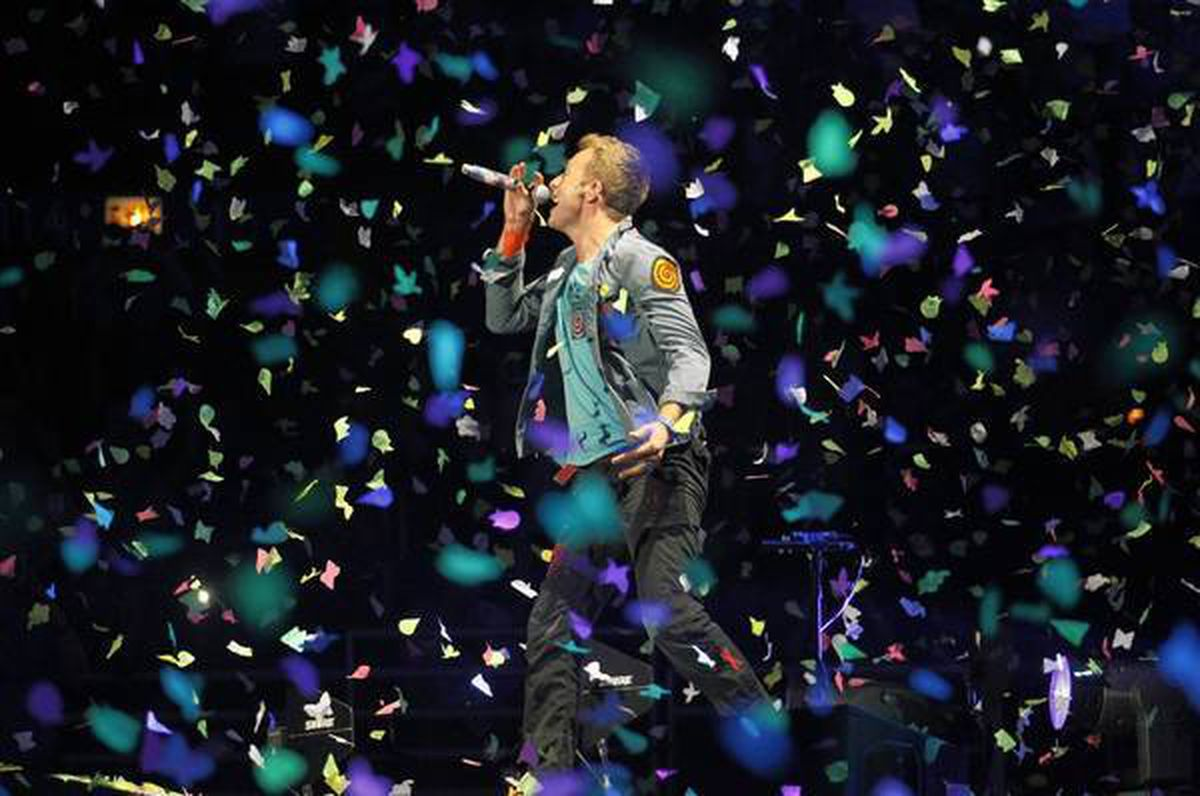
#> input picture coldplay.jpg, 1200 x 796 px
$ python fourier_transformation.py
#> lines starting #> are read from the running program, lines starting #| are printed output that depends on the picture
import cv2
import numpy as np
from matplotlib import pyplot as plt

#fourier transform using openCV
img = cv2.imread('coldplay.jpg',cv2.IMREAD_GRAYSCALE)
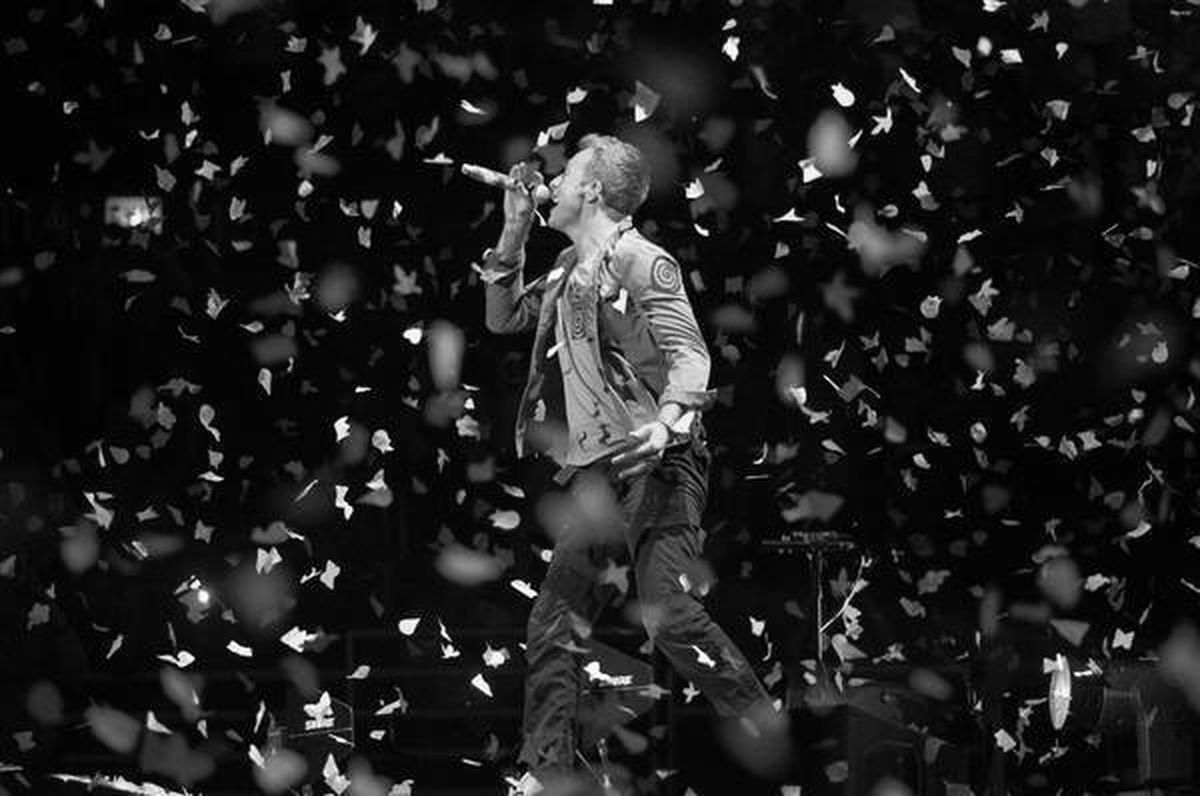
#> img: shape (796, 1200); min 0, max 255, mean 30.7

dft = cv2.dft(np.float32(img),flags = cv2.DFT_COMPLEX_OUTPUT)
dft_shift = np.fft.fftshift(dft)
magnitude_spectrum = 20*np.log(cv2.magnitude(dft_shift[:,:,0],dft_shift[:,:,1]))
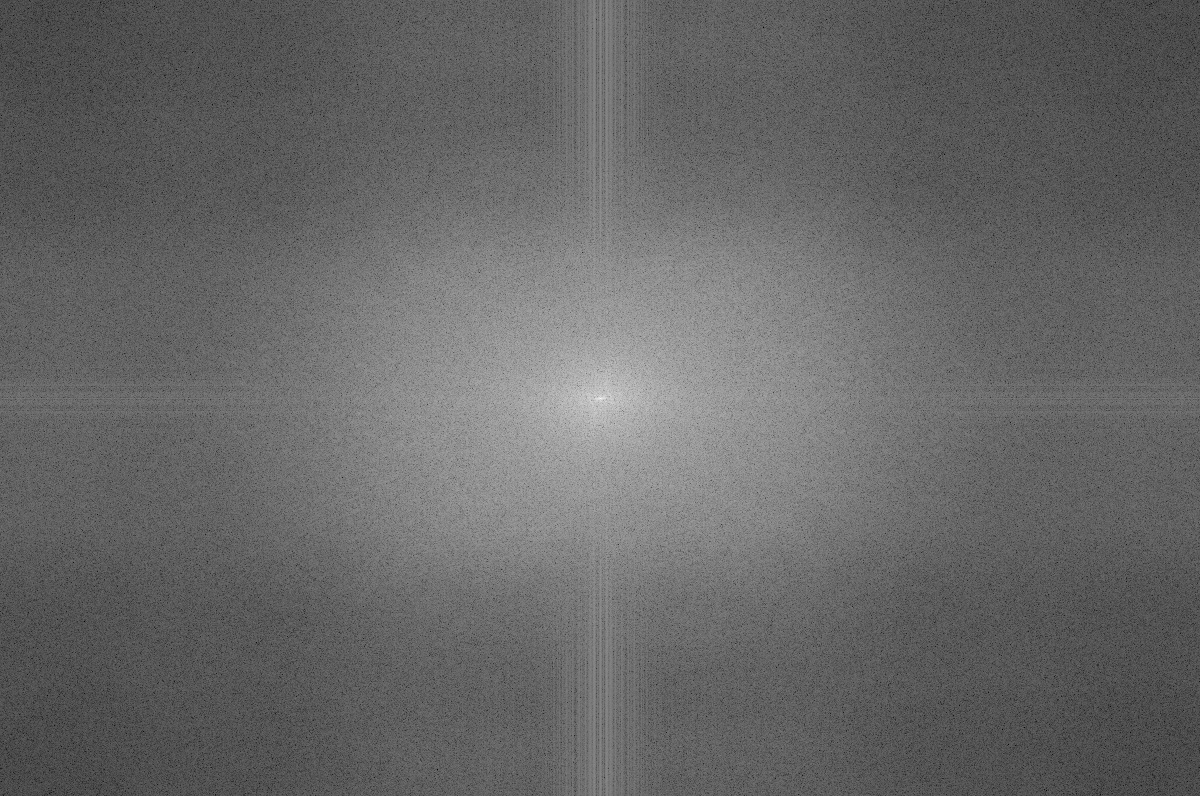
#> magnitude_spectrum: shape (796, 1200) float32; min 21.19, max 343.8, mean 151.8; drawn with min black and max white
plt.subplot(121),plt.imshow(img, cmap = 'gray')
plt.title('Input Image'), plt.xticks([]), plt.yticks([])
plt.subplot(122),plt.imshow(magnitude_spectrum, cmap = 'gray')
plt.title('Magnitude Spectrum'), plt.xticks([]), plt.yticks([])
plt.show()
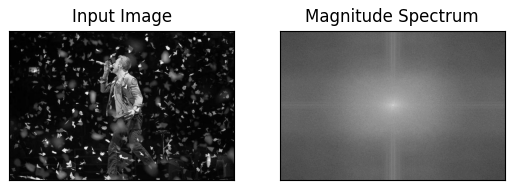
#> figure drawn by matplotlib, 2 panels

#remove high frequency part by using mask and then do IDTF
rows, cols = img.shape
#> rows = 796; cols = 1200
crow,ccol = int(rows/2) , int(cols/2)
#> crow = 398; ccol = 600
# create a mask first, center square is 1, remaining all zeros
mask = np.zeros((rows,cols,2),np.uint8)
mask[crow-30:crow+30, ccol-30:ccol+30] = 1
# apply mask and inverse DFT
fshift = dft_shift*mask
f_ishift = np.fft.ifftshift(fshift)
img_back = cv2.idft(f_ishift)
img_back = cv2.magnitude(img_back[:,:,0],img_back[:,:,1])
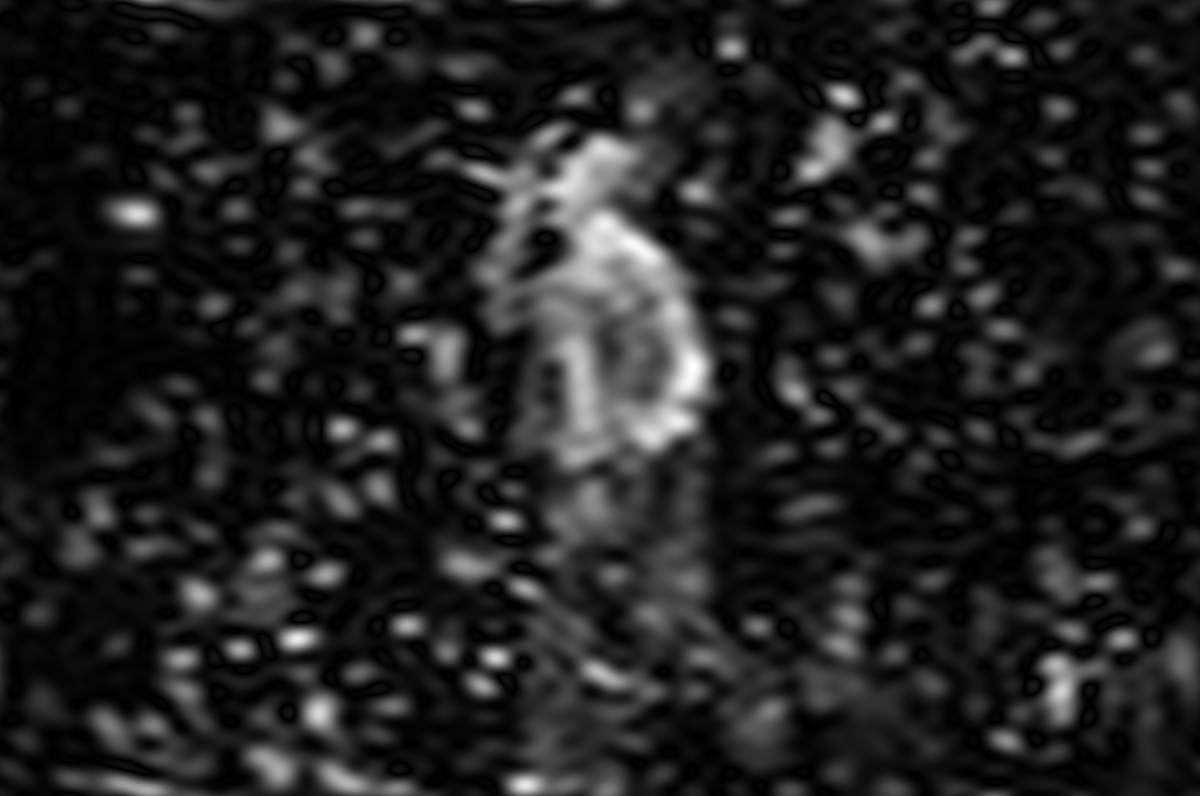
#> img_back: shape (796, 1200) float32; min 6896.7, max 227171600, mean 30213682; drawn with min black and max white
plt.subplot(121),plt.imshow(img, cmap = 'gray')
plt.title('Input Image'), plt.xticks([]), plt.yticks([])
plt.subplot(122),plt.imshow(img_back, cmap = 'gray')
plt.title('Magnitude Spectrum'), plt.xticks([]), plt.yticks([])
plt.show()

#remove low frequency part and then do IDTF
mask = np.ones((rows,cols,2),np.uint8)
mask[crow-30:crow+30, ccol-30:ccol+30] = 0
# apply mask and inverse DFT
fshift = dft_shift*mask
f_ishift = np.fft.ifftshift(fshift)
img_back = cv2.idft(f_ishift)
img_back = cv2.magnitude(img_back[:,:,0],img_back[:,:,1])
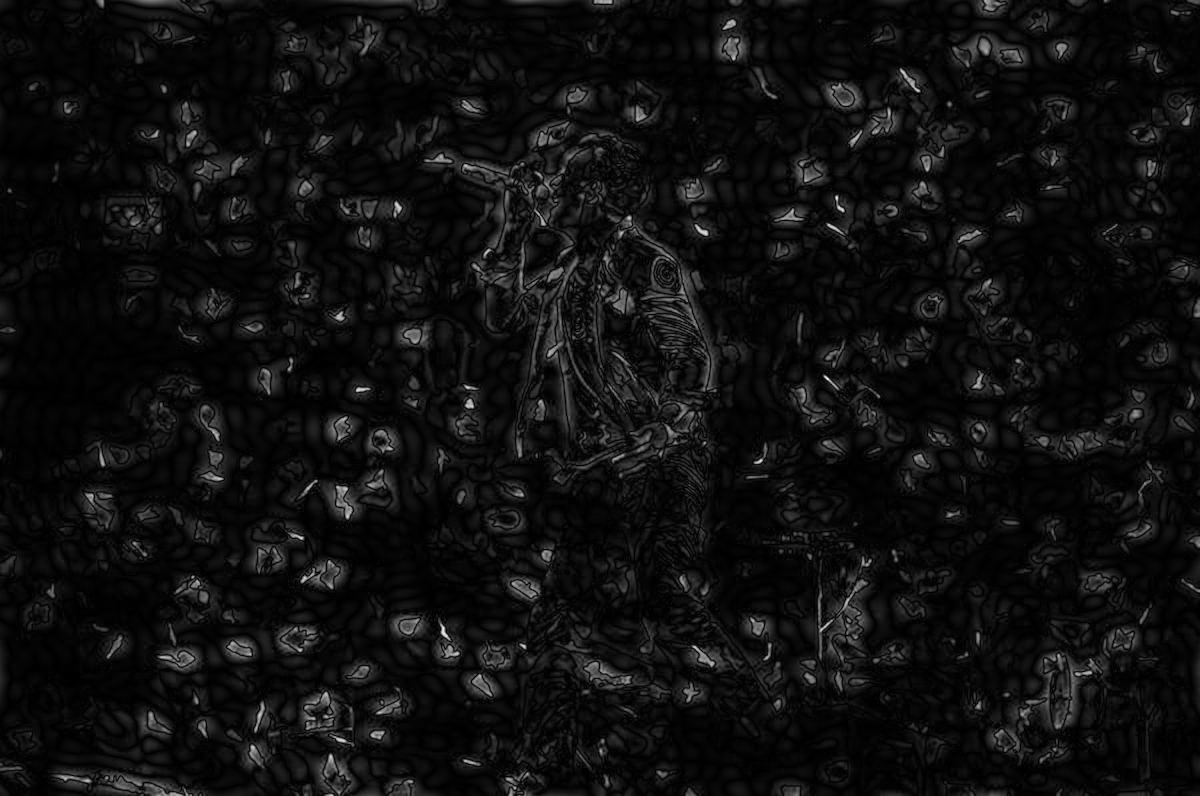
#> img_back: shape (796, 1200) float32; min 10046.4, max 223808128, mean 13916261; drawn with min black and max white
plt.subplot(121),plt.imshow(img, cmap = 'gray')
plt.title('Input Image'), plt.xticks([]), plt.yticks([])
plt.subplot(122),plt.imshow(img_back, cmap = 'gray')
plt.title('Magnitude Spectrum'), plt.xticks([]), plt.yticks([])
plt.show()
